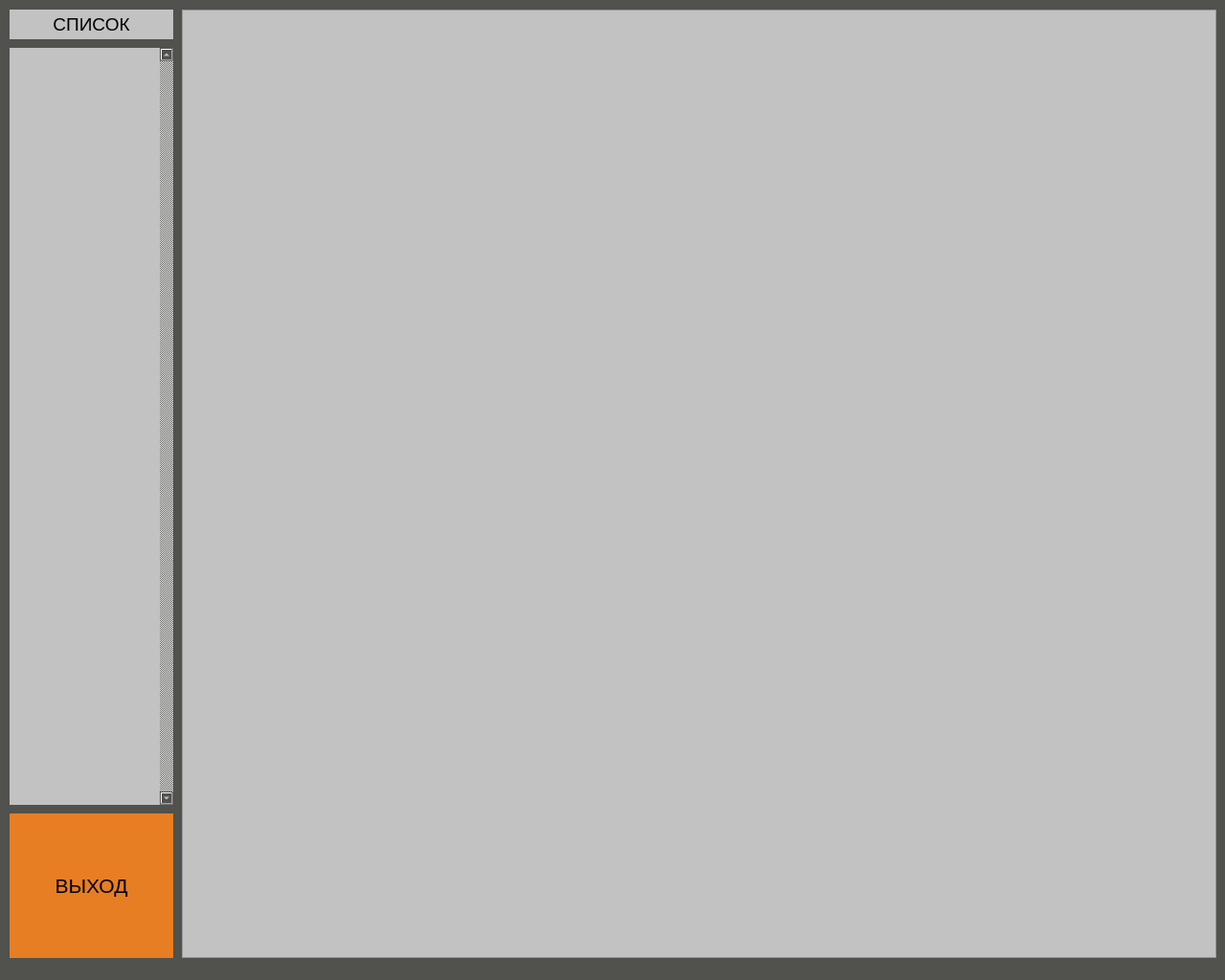
<?xml version="1.0" encoding="UTF-8"?>
<ui version="4.0">
 <class>MainWindow</class>
 <widget class="QMainWindow" name="MainWindow">
  <property name="geometry">
   <rect>
    <x>0</x>
    <y>0</y>
    <width>1280</width>
    <height>1024</height>
   </rect>
  </property>
  <property name="windowTitle">
   <string>Form1</string>
  </property>
  <property name="styleSheet">
   <string notr="true">background-color: rgb(81, 81, 77);color:white;</string>
  </property>
  <widget class="QWidget" name="centralwidget">
   <widget class="QPushButton" name="ExitButton">
    <property name="geometry">
     <rect>
      <x>10</x>
      <y>850</y>
      <width>171</width>
      <height>151</height>
     </rect>
    </property>
    <property name="focusPolicy">
     <enum>Qt::NoFocus</enum>
    </property>
    <property name="toolTip">
     <string notr="true"/>
    </property>
    <property name="statusTip">
     <string notr="true"/>
    </property>
    <property name="whatsThis">
     <string notr="true"/>
    </property>
    <property name="accessibleName">
     <string notr="true"/>
    </property>
    <property name="accessibleDescription">
     <string notr="true"/>
    </property>
    <property name="styleSheet">
     <string notr="true">border-style: outset;font: 16pt;color:black; text-align: center; background-color: rgb(231, 126, 35);</string>
    </property>
    <property name="text">
     <string>ВЫХОД</string>
    </property>
   </widget>
   <widget class="QListWidget" name="listWidget">
    <property name="geometry">
     <rect>
      <x>10</x>
      <y>50</y>
      <width>171</width>
      <height>791</height>
     </rect>
    </property>
    <property name="focusPolicy">
     <enum>Qt::NoFocus</enum>
    </property>
    <property name="contextMenuPolicy">
     <enum>Qt::NoContextMenu</enum>
    </property>
    <property name="toolTip">
     <string notr="true"/>
    </property>
    <property name="statusTip">
     <string notr="true"/>
    </property>
    <property name="whatsThis">
     <string notr="true"/>
    </property>
    <property name="accessibleName">
     <string notr="true"/>
    </property>
    <property name="accessibleDescription">
     <string notr="true"/>
    </property>
    <property name="autoFillBackground">
     <bool>false</bool>
    </property>
    <property name="styleSheet">
     <string notr="true">background-color: rgb(194, 194, 194);color:black;font: 14pt;</string>
    </property>
    <property name="frameShape">
     <enum>QFrame::NoFrame</enum>
    </property>
    <property name="frameShadow">
     <enum>QFrame::Plain</enum>
    </property>
    <property name="lineWidth">
     <number>0</number>
    </property>
    <property name="verticalScrollBarPolicy">
     <enum>Qt::ScrollBarAlwaysOn</enum>
    </property>
    <property name="horizontalScrollBarPolicy">
     <enum>Qt::ScrollBarAlwaysOff</enum>
    </property>
    <property name="alternatingRowColors">
     <bool>true</bool>
    </property>
    <property name="iconSize">
     <size>
      <width>0</width>
      <height>0</height>
     </size>
    </property>
    <property name="textElideMode">
     <enum>Qt::ElideLeft</enum>
    </property>
    <property name="flow">
     <enum>QListView::TopToBottom</enum>
    </property>
    <property name="isWrapping" stdset="0">
     <bool>false</bool>
    </property>
    <property name="layoutMode">
     <enum>QListView::Batched</enum>
    </property>
    <property name="gridSize">
     <size>
      <width>0</width>
      <height>60</height>
     </size>
    </property>
    <property name="viewMode">
     <enum>QListView::ListMode</enum>
    </property>
    <property name="batchSize">
     <number>30</number>
    </property>
    <property name="wordWrap">
     <bool>true</bool>
    </property>
    <property name="selectionRectVisible">
     <bool>false</bool>
    </property>
    <property name="currentRow">
     <number>-1</number>
    </property>
    <property name="sortingEnabled">
     <bool>false</bool>
    </property>
   </widget>
   <widget class="PlotWidget" name="graphicsView">
    <property name="enabled">
     <bool>true</bool>
    </property>
    <property name="geometry">
     <rect>
      <x>190</x>
      <y>10</y>
      <width>1081</width>
      <height>991</height>
     </rect>
    </property>
    <property name="focusPolicy">
     <enum>Qt::NoFocus</enum>
    </property>
    <property name="toolTip">
     <string notr="true"/>
    </property>
    <property name="statusTip">
     <string notr="true"/>
    </property>
    <property name="whatsThis">
     <string notr="true"/>
    </property>
    <property name="accessibleName">
     <string notr="true"/>
    </property>
    <property name="accessibleDescription">
     <string notr="true"/>
    </property>
    <property name="styleSheet">
     <string notr="true">background-color: rgb(194, 194, 194);</string>
    </property>
   </widget>
   <widget class="QLabel" name="label">
    <property name="geometry">
     <rect>
      <x>10</x>
      <y>10</y>
      <width>171</width>
      <height>31</height>
     </rect>
    </property>
    <property name="styleSheet">
     <string notr="true">background-color: rgb(194, 194, 194);color:black;font: 14pt;</string>
    </property>
    <property name="text">
     <string>&lt;html&gt;&lt;head/&gt;&lt;body&gt;&lt;p align=&quot;center&quot;&gt;СПИСОК&lt;/p&gt;&lt;/body&gt;&lt;/html&gt;</string>
    </property>
   </widget>
  </widget>
  <widget class="QStatusBar" name="statusBar"/>
 </widget>
 <customwidgets>
  <customwidget>
   <class>PlotWidget</class>
   <extends>QGraphicsView</extends>
   <header>pyqtgraph</header>
  </customwidget>
 </customwidgets>
 <resources/>
 <connections/>
</ui>
